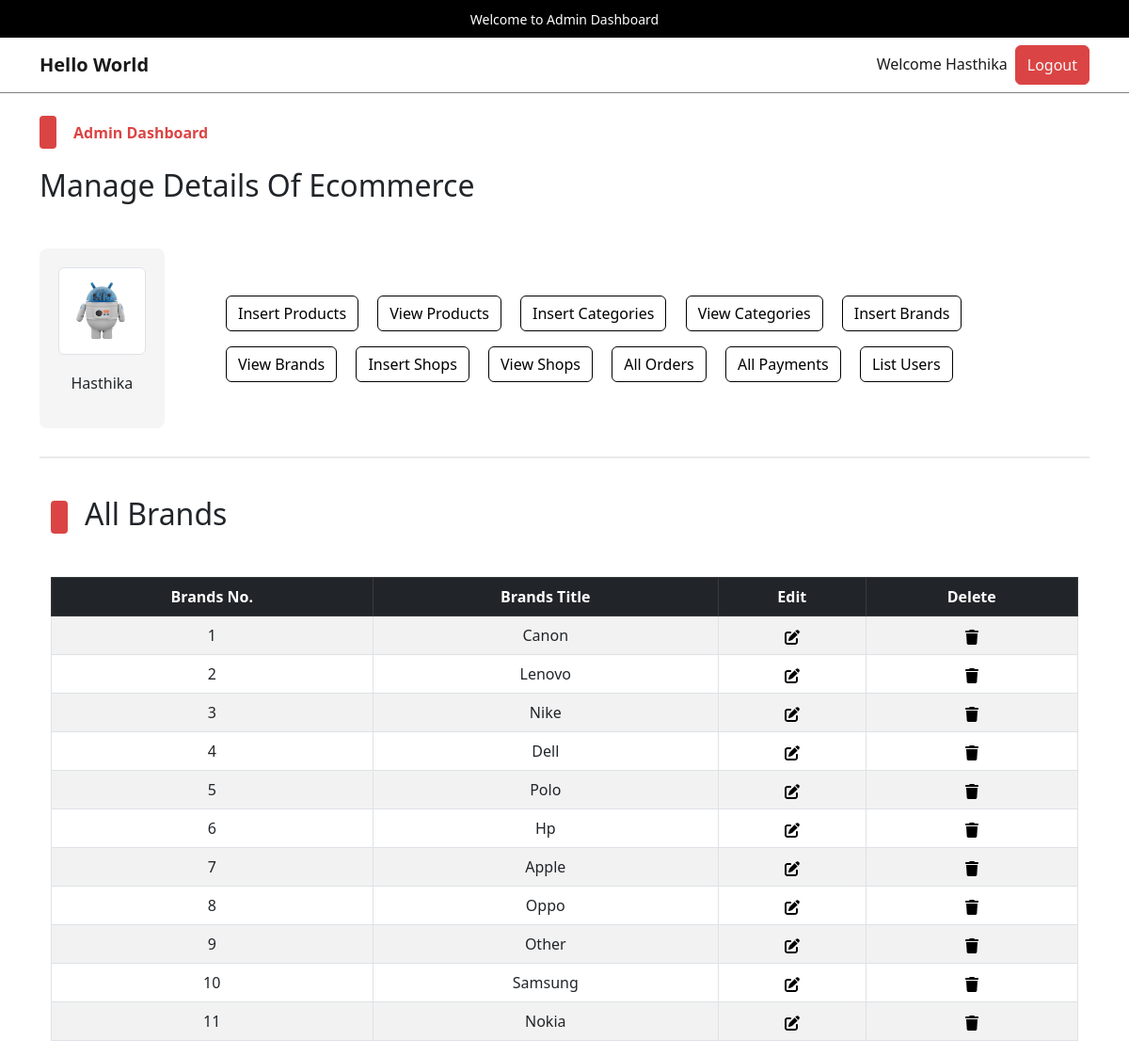
Screenshot of /admin/index.php?view_brands (signed in) with the database file from the repository.
### tables this page shows
CREATE TABLE `admin_table` (
  `admin_id` int(11) NOT NULL,
  `admin_name` varchar(100) NOT NULL,
  `admin_email` varchar(200) NOT NULL,
  `admin_image` varchar(255) NOT NULL,
  `admin_password` varchar(255) NOT NULL
);

CREATE TABLE `brands` (
  `brand_id` int(11) NOT NULL,
  `brand_title` varchar(100) NOT NULL
);

### admin/view_brands.php (the view, shortened to what this page needs)
<!DOCTYPE html>
<html lang="en">
<head>
</head>
<body>
    <div class="container">
        <div class="categ-header">
            <div class="sub-title">
                <span class="shape"></span>
                <h2>All Brands</h2>
            </div>
        </div>
        <div class="table-data">
            <table class="table table-bordered table-hover table-striped text-center">
                <thead class="table-dark">
                    <tr>
                        <th>Brands No.</th>
                        <th>Brands Title</th>
                        <th>Edit</th>
                        <th>Delete</th>
                    </tr>
                </thead>
                <tbody>
                    <?php
                    $get_brand_query = "SELECT * FROM `brands`";
                    $get_brand_result = mysqli_query($con, $get_brand_query);
                    $id_number = 1;
                    while ($row_fetch_brands = mysqli_fetch_array($get_brand_result)) {
                        $brand_id = $row_fetch_brands['brand_id'];
                        $brand_title = $row_fetch_brands['brand_title'];
                        echo "
                            <tr>
                            <td>$id_number</td>
                            <td>$brand_title</td>
                            <td>
                                <a href='index.php?edit_brand=$brand_id'>
                                </a>
                            </td>
                            <td>
                                <a href='index.php?delete_brand=$brand_id' data-bs-toggle='modal' data-bs-target='#deleteModal_$brand_id'>
                                </a>
                                <div class='modal fade' id='deleteModal_$brand_id' tabindex='-1' aria-labelledby='deleteModal_$brand_id.Label' aria-hidden='true'>
                                                            <a class='text-light' href='index.php?delete_brand=$brand_id'>
                                                                Delete $brand_title
                                                            </a>
                                </div>
                            </td>
                        </tr>
                            ";
                        $id_number++;
                    }
                    ?>
                </tbody>
            </table>
        </div>
    </div>
</body>
</html>

### admin/index.php (shortened to what this page needs)
<?php
    include('../functions/common_functions.php');
    if(isset($_SESSION['admin_username'])){
        $admin_name = $_SESSION['admin_username'];
        $get_admin_data = "SELECT * FROM `admin_table` WHERE admin_name = '$admin_name'";
        $get_admin_result = mysqli_query($con,$get_admin_data);
        $row_fetch_admin_data = mysqli_fetch_array($get_admin_result);
        $admin_name = $row_fetch_admin_data['admin_name'];
        $admin_image = $row_fetch_admin_data['admin_image'];
    }else{
        echo "<script>window.open('./admin_login.php','_self');</script>";
    }
?>
<!DOCTYPE html>
<html lang="en">
<head>
    <link rel="stylesheet" href="../assets/css/bootstrap.css" />
    <link rel="stylesheet" href="../assets/css/main.css" />
</head>
<body>
    <div class="upper-nav primary-bg p-2 px-3 text-center text-break">
        <span>Welcome to Admin Dashboard</span>
    </div>
    <nav class="navbar navbar-expand-lg navbar-light bg-light">
        <div class="container">
            <a class="navbar-brand fw-bold" href="#">Hello World</a>
            <div class="collapse navbar-collapse" id="navbarSupportedContentad">
                <ul class="navbar-nav ms-auto mb-2 mb-lg-0">
                    <li class="nav-item">
                        <a class="nav-link active" aria-current="page" href="#">Welcome <?php echo $admin_name;?></a>
                    </li>
                    <li class="nav-item">
                    <button class="btn btn-primary p-0 px-1">
                            <a href="./admin_logout.php" class="nav-link text-light">Logout</a>
                        </button>
                    </li>
                </ul>
            </div>
        </div>
    </nav>
    <div class="control">
        <div class="container pt-4 pb-0">
            <div class="categ-header">
                <div class="sub-title">
                    <span class="shape"></span>
                    <span class="title">Admin Dashboard</span>
                </div>
                <h2>Manage Details Of Ecommerce</h2>
            </div>
            <div class="row align-items-center">
                <div class="col-md-2">
                    <div class="admin-image">
                        <a href="./index.php"><img src="./admin_images/<?php echo $admin_image;?>" class="img-thumbnail" alt="Admin Photo"></a>
                        <p><?php echo $admin_name;?></p>
                    </div>
                </div>
                <div class="col-md-10">
                    <div class="buttons">
                        <button class="btn btn-outline-primary m-2">
                            <a href="./insert_product.php" class="nav-link">Insert Products</a>
                        </button>
                        <button class="btn btn-outline-primary m-2">
                            <a href="index.php?view_products" class="nav-link">View Products</a>
                        </button>
                        <button class="btn btn-outline-primary m-2">
                            <a href="index.php?insert_category" class="nav-link">Insert Categories</a>
                        </button>
                        <button class="btn btn-outline-primary m-2">
                            <a href="index.php?view_categories" class="nav-link">View Categories</a>
                        </button>
                        <button class="btn btn-outline-primary m-2">
                            <a href="index.php?insert_brand" class="nav-link">Insert Brands</a>
                        </button>
                        <button class="btn btn-outline-primary m-2">
                            <a href="index.php?view_brands" class="nav-link">View Brands</a>
                        </button>
                        <button class="btn btn-outline-primary m-2">
                            <a href="index.php?insert_shops" class="nav-link">Insert Shops</a>
                        </button>
                        <button class="btn btn-outline-primary m-2">
                            <a href="index.php?view_shops" class="nav-link">View Shops</a>
                        </button>
                        <button class="btn btn-outline-primary m-2">
                            <a href="index.php?list_orders" class="nav-link">All Orders</a>
                        </button>
                        <button class="btn btn-outline-primary m-2">
                            <a href="index.php?list_payments" class="nav-link">All Payments</a>
                        </button>
                        <button class="btn btn-outline-primary m-2">
                            <a href="index.php?list_users" class="nav-link">List Users</a>
                        </button>
                    </div>
                </div>
            </div>
        </div>
    </div>
    <div class="container">
        <div class="divider"></div>
    </div>
    <div class="change-page">
        <div class="container">
            <?php
            if(isset($_GET['view_brands'])){
                include('./view_brands.php');
            }
            ?>
        </div>
    </div>
</body>
</html>

### assets/css/main.css (style rules this page uses)
* { -webkit-box-sizing: border-box; -moz-box-sizing: border-box; box-sizing: border-box; margin: 0; padding: 0; }
html { scroll-behavior: smooth; }
a { text-decoration: none; color: #000000; cursor: pointer; }
button, input[type="submit"] { cursor: pointer; }
ul { list-style: none; }
.primary-bg { background-color: #000; }
.divider { background-color: #eaeaea; height: 1.5px; width: 100%; margin-top: 30px; margin-bottom: 40px; }
.container .categ-header { display: flex; flex-direction: column; gap: 20px; margin-bottom: 40px; }
.container .categ-header .sub-title { display: flex; flex-direction: row; gap: 18px; align-items: center; }
.container .categ-header .sub-title span:nth-of-type(1) { width: 18px; height: 35px; background-color: #DB4444; border-radius: 4px; -webkit-border-radius: 4px; -moz-border-radius: 4px; -ms-border-radius: 4px; -o-border-radius: 4px; }
.shape { display: inline-block; width: 18px; height: 35px; background-color: #DB4444; border-radius: 4px; -webkit-border-radius: 4px; -moz-border-radius: 4px; -ms-border-radius: 4px; -o-border-radius: 4px; }
.container .categ-header .sub-title span:nth-of-type(2) { color: #DB4444; font-weight: bold; }
.upper-nav span { color: #ffffff; font-size: 14px; }
.bg-light { background-color: #ffffff !important; border-bottom: 1px solid #7D8184; }
.control .container .row .admin-image { width: 80%; background-color: #F5F5F5; padding: 20px; display: flex; flex-direction: column; gap:18px; align-items: center; border-radius: 8px; -webkit-border-radius: 8px; -moz-border-radius: 8px; -ms-border-radius: 8px; -o-border-radius: 8px; }
.control .container .row .admin-image img { width: 100%; }
.control .container .row .buttons a.nav-link { transition: 0s; -webkit-transition: 0s; -moz-transition: 0s; -ms-transition: 0s; -o-transition: 0s; }
td { vertical-align: middle; }

### rows the page displays
admin_table: admin_name "Hasthika", admin_image (picture)
brands: brand_title "Canon"
brands: brand_title "Lenovo"
brands: brand_title "Nike"
brands: brand_title "Dell"
brands: brand_title "Polo"
brands: brand_title "Hp"
brands: brand_title "Apple"
brands: brand_title "Oppo"
brands: brand_title "Other"
brands: brand_title "Samsung"
brands: brand_title "Nokia"
